Frame 1 (no input): blank canvas, image omitted
Frame 60 (the mouse pressed at the canvas centre just before this capture): blank canvas, image omitted
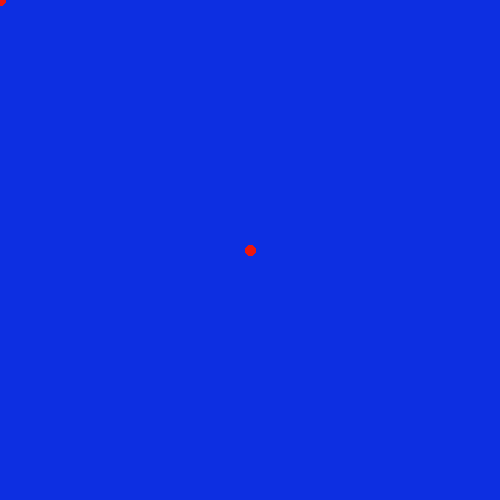
Frame 120 (the mouse held since frame 60 and released just before this capture)

The Processing sketch whose frames 1 and 60 were blank and that drew this single picture after the mouse press (run headless with seeded random() and noise(); from frame 60 on, the mouse is pressed at the canvas centre):

// Processing sketch: processing_74382
// ── processing_74382.pde

/* OpenProcessing Tweak of *@*http://www.openprocessing.org/sketch/73843*@* */
/* !do not delete the line above, required for linking your tweak if you re-upload */
//Resource: Brendon Gouevia + Michael (from openprocessing.org)

float x,y;
float px,py;
float easing = .15;

  

void setup(){
  background(13,47,225);
  size(500,500);
}

void draw(){
 py=y;
   px=x;
  noCursor();
 stroke(237,22,12);
 strokeWeight(10);
  
  smooth();
  frameRate(75);


point(mouseX,mouseY);

  if(mouseButton==LEFT){
  smooth();
    noStroke();
    
    fill(random (mouseX+mouseY), random (mouseX), random(mouseY));
   ellipse(mouseX-20,mouseY-20,mouseX/3,mouseY/3);
       
  }  if(mouseButton==RIGHT){
   smooth();
   stroke(25,25,25);
   strokeWeight(4);
    stroke(225,75);
float targetX = mouseX;
   x += (targetX-x) * easing;
   float targetY = mouseY;
   y += (targetY-y) * easing;
   
   float weight = dist(x,y, px,py);
   fill(225,30,30);
   strokeWeight(weight*3);
   line(x,y, px,py);
    
    
    
  }
    



if (keyPressed) {
    if (key == 'b' || key == 'B') {
      smooth();
      stroke(10,10,10);
      point(mouseX,mouseY);
    
    }
    
     if (key == 'v' || key == 'V') {
      smooth();
     stroke(0,225,10);
      rect(mouseX,mouseY,30,30);
    }


}
 
  

  
   //back up x and y, so next frame we have current & previous!
}
